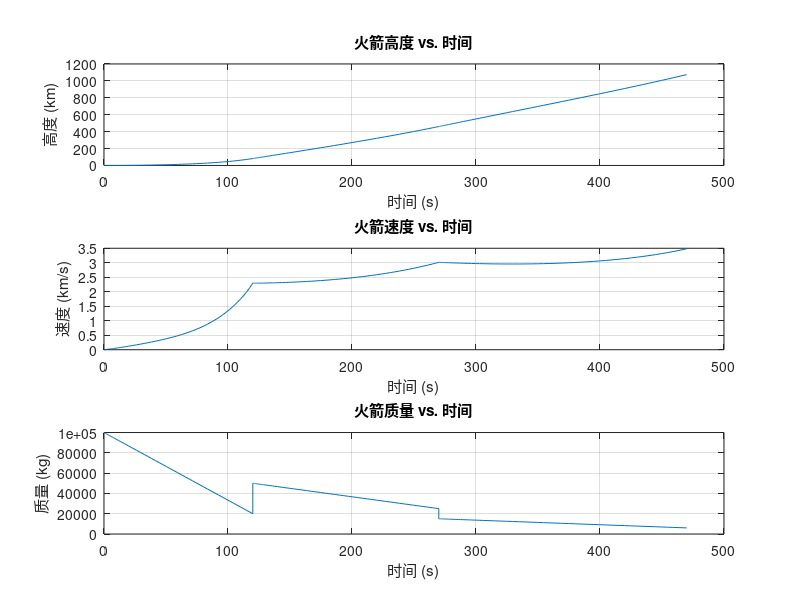

The MATLAB script that drew this image:
function threeStageRocketSimulation()
    % 定义常数
    g0 = 9.81; % 海平面重力加速度 (m/s^2)
    R_earth = 6.371e6; % 地球半径 (m)
    
    % 火箭参数 (示例值，需要根据实际火箭进行调整)
    % 第1级
    m1_initial = 100000; % 初始质量 (kg)
    m1_dry = 20000;    % 干质量 (kg)
    F_T1 = 1.5e6;      % 推力 (N)
    burn_time1 = 120;  % 燃烧时间 (s)
    
    % 第2级
    m2_initial = 30000;  % 初始质量 (kg)
    m2_dry = 5000;     % 干质量 (kg)
    F_T2 = 5e5;        % 推力 (N)
    burn_time2 = 150;  % 燃烧时间 (s)
    
    % 第3级
    m3_initial = 10000;  % 初始质量 (kg)
    m3_dry = 1000;     % 干质量 (kg)
    F_T3 = 1e5;        % 推力 (N)
    burn_time3 = 200;  % 燃烧时间 (s)
    
    % 火箭通用参数
    Cd = 0.5; % 阻力系数
    A = 10;   % 参考面积 (m^2)
    
    % 空气密度模型 (简化的指数模型)
    rho0 = 1.225; % 海平面空气密度 (kg/m^3)
    H_scale = 8500; % 标高 (m)
    
    rho_func = @(h) rho0 * exp(-h / H_scale);
    
    % 燃料消耗率
    mdot1 = (m1_initial - m1_dry) / burn_time1;
    mdot2 = (m2_initial - m2_dry) / burn_time2;
    mdot3 = (m3_initial - m3_dry) / burn_time3;

    % 初始状态 [高度, 速度, 质量]
    initial_state_stage1 = [0; 0; m1_initial];
    
    % --- 第一级飞行 ---
    fprintf('--- 第一级飞行开始 ---\n');
    t_start_stage1 = 0; % 第一级起始时间
    tspan1 = [t_start_stage1 burn_time1];
    [T1, Y1] = ode45(@(t, y) rocketDynamics(t, y, F_T1, mdot1, Cd, A, rho_func, g0, R_earth, t_start_stage1), tspan1, initial_state_stage1);
    
    % 第一级分离后的状态
    % 质量变为第一级干质量 + 第二级初始质量
    initial_state_stage2 = [Y1(end, 1); Y1(end, 2); m1_dry + m2_initial]; 
    
    % --- 第二级飞行 ---
    fprintf('--- 第二级飞行开始 ---\n');
    t_start_stage2 = T1(end); % 第二级起始时间
    tspan2 = [t_start_stage2 t_start_stage2 + burn_time2];
    [T2, Y2] = ode45(@(t, y) rocketDynamics(t, y, F_T2, mdot2, Cd, A, rho_func, g0, R_earth, t_start_stage2), tspan2, initial_state_stage2);
    
    % 第二级分离后的状态
    initial_state_stage3 = [Y2(end, 1); Y2(end, 2); m2_dry + m3_initial]; 
    
    % --- 第三级飞行 ---
    fprintf('--- 第三级飞行开始 ---\n');
    t_start_stage3 = T2(end); % 第三级起始时间
    tspan3 = [t_start_stage3 t_start_stage3 + burn_time3];
    [T3, Y3] = ode45(@(t, y) rocketDynamics(t, y, F_T3, mdot3, Cd, A, rho_func, g0, R_earth, t_start_stage3), tspan3, initial_state_stage3);

    % 联合结果
    T = [T1; T2; T3];
    Y = [Y1; Y2; Y3];
    
    % 绘制结果
    figure;
    subplot(3,1,1);
    plot(T, Y(:,1)/1000); % 高度 (km)
    title('火箭高度 vs. 时间');
    xlabel('时间 (s)');
    ylabel('高度 (km)');
    grid on;
    
    subplot(3,1,2);
    plot(T, Y(:,2)/1000); % 速度 (km/s)
    title('火箭速度 vs. 时间');
    xlabel('时间 (s)');
    ylabel('速度 (km/s)');
    grid on;
    
    subplot(3,1,3);
    plot(T, Y(:,3)); % 质量 (kg)
    title('火箭质量 vs. 时间');
    xlabel('时间 (s)');
    ylabel('质量 (kg)');
    grid on;
end

function dydt = rocketDynamics(t, y, F_T, mdot, Cd, A, rho_func, g0, R_earth, t_start_stage)
    % y(1) = h (高度)
    % y(2) = v (速度)
    % y(3) = m (质量)
    
    h = y(1);
    v = y(2);
    m = y(3);
    
    % 当前时间相对于当前阶段起始时间
    t_relative = t - t_start_stage;

    % 燃料消耗率和推力控制
    current_mdot = mdot;
    current_F_T = F_T;

    % 如果燃料已经耗尽（通过相对时间判断），则推力和燃料消耗率为0
    % 注意：这里的逻辑是简化的，更精确的应该是基于燃料总量的判断
    if t_relative < 0 % 如果时间回退了，这不应该发生，但作为安全检查
        current_mdot = 0;
        current_F_T = 0;
    end
    % 这里需要根据每个阶段的 burn_time 来控制推力和质量变化。
    % 但 ode45 是在给定的 tspan 内运行，所以 mdot 和 F_T 应该在 tspan 内是恒定的。
    % 真正停止燃烧并更新质量的逻辑在主函数中，通过 stage_initial_mass 和 stage_dry_mass 来实现。
    % 因此，rocketDynamics 内部不应直接判断 burn_time。
    % 而是假设在 ode45 的 tspan 范围内，推力和燃料消耗率是有效的。
    % 质量的变化由 -mdot 驱动，当积分到 tspan 结束时，质量自然会接近干质量。
    
    % 重力随高度变化
    g = g0 * (R_earth / (R_earth + h))^2;
    
    % 空气密度
    rho = rho_func(h);
    if h < 0 % 防止高度为负时密度异常，并假设地面以上才有空气阻力
        rho = 0;
    end
    
    % 阻力
    F_D = 0.5 * rho * v^2 * Cd * A;
    
    % 微分方程组
    dydt = zeros(3,1);
    dydt(1) = v;                     % dh/dt = v
    dydt(2) = (current_F_T - F_D - m * g) / m; % dv/dt
    dydt(3) = -current_mdot;         % dm/dt
    
    % 落地条件：如果高度为0且速度为负，停止运动
    if h <= 0 && v < 0
        dydt(1) = 0;
        dydt(2) = 0;
        dydt(3) = 0; % 落地后不消耗燃料
    end
    
    % 确保质量不会变成负值
    if m <= 0 && dydt(3) < 0
        dydt(3) = 0;
    end
end